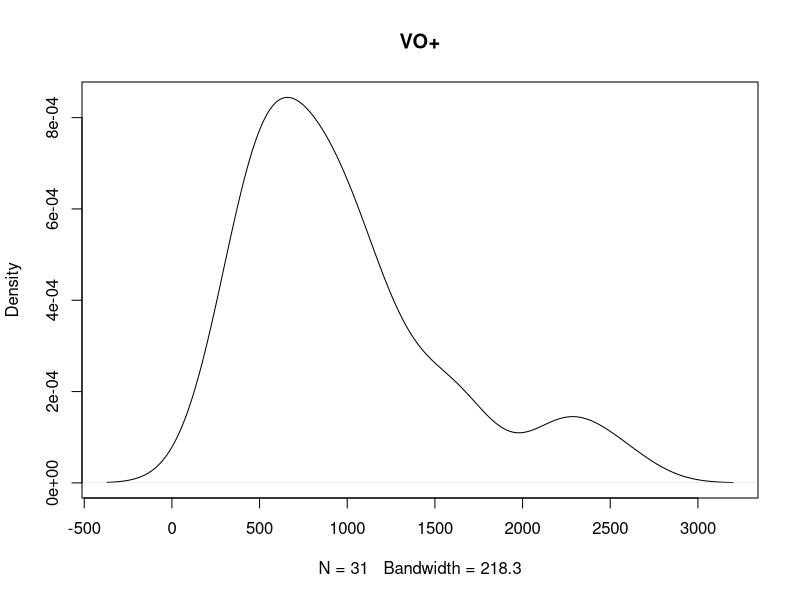
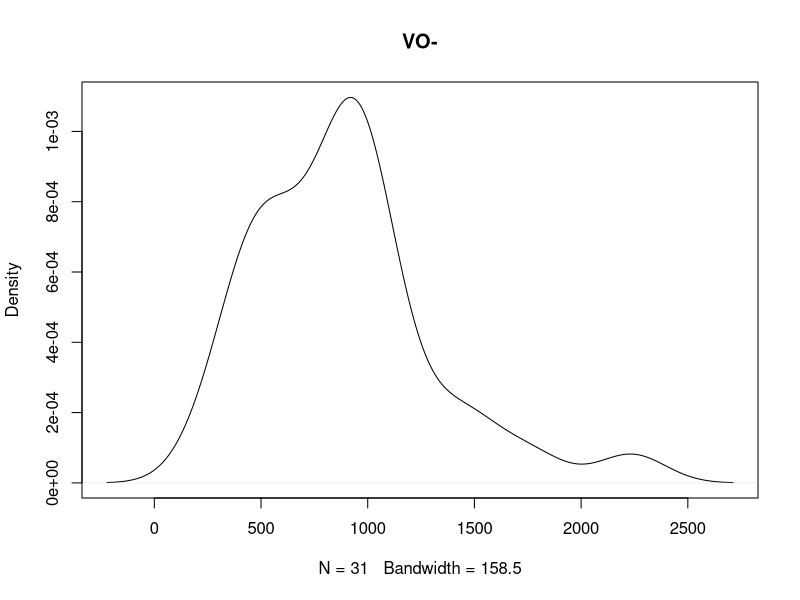
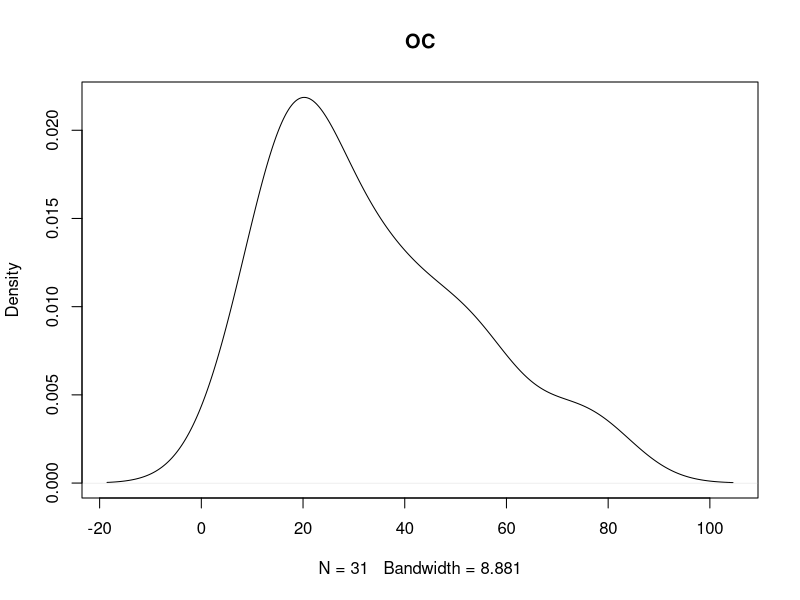
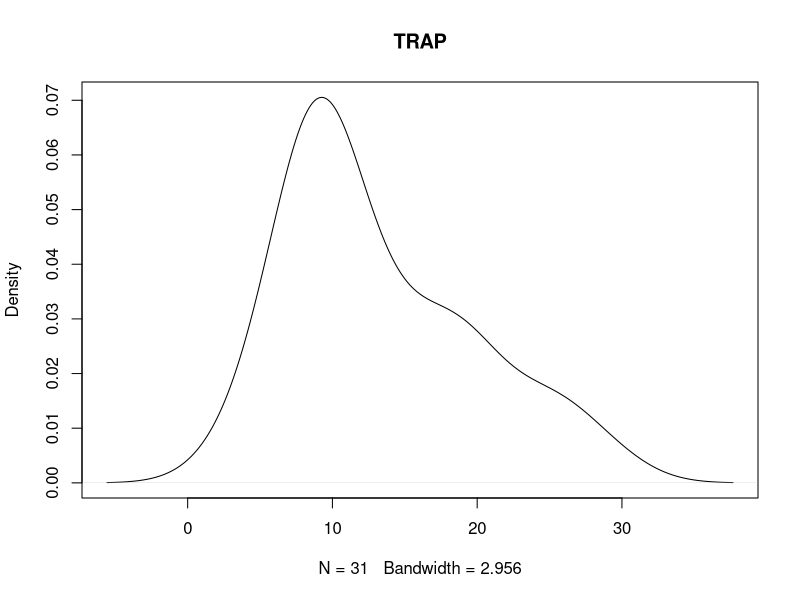
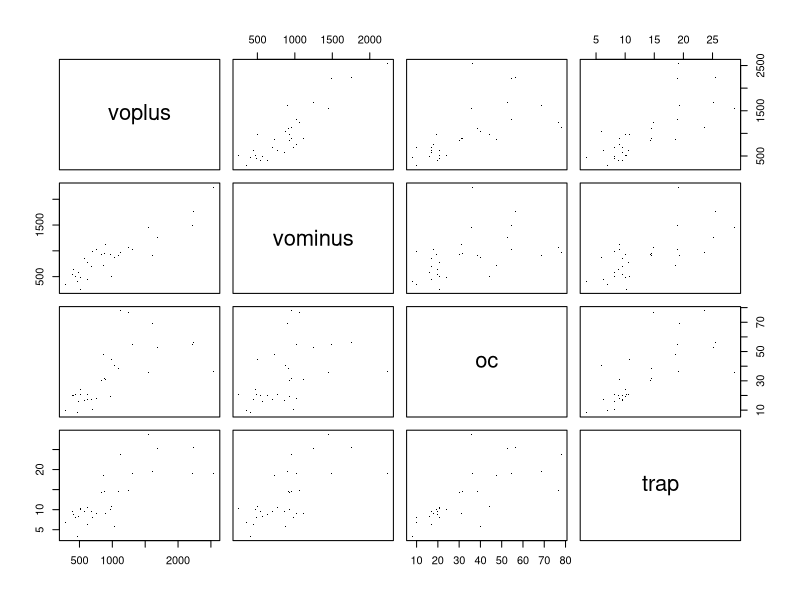
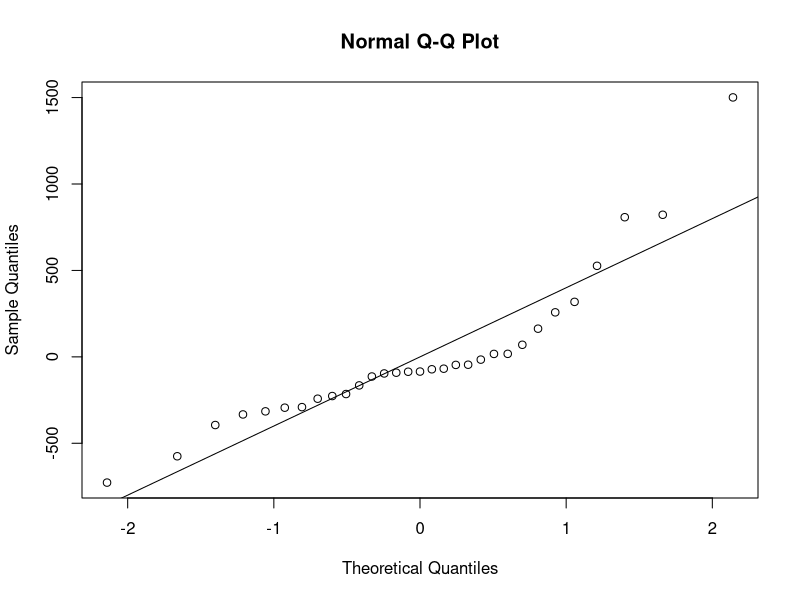

Recreate these plots in R, in order.
## ---- chunk 1
library(readxl)
biomark <- read_excel("Biomark.xls")
## ---- chunk 2
plot(density(biomark$voplus), main = "VO+")
plot(density(biomark$vominus), main = "VO-")
plot(density(biomark$oc), main = "OC")
plot(density(biomark$trap), main = "TRAP")
## ---- chunk 3
sd_vo_p = sd(biomark$voplus)
sd_vo_m = sd(biomark$vominus)
sd_oc = sd(biomark$oc)
sd_trap = sd(biomark$trap)
## ---- chunk 4
summary(biomark$voplus)
## ---- chunk 5
summary(biomark$vominus)
## ---- chunk 6
summary(biomark$oc)
## ---- chunk 7
summary(biomark$trap)
## ---- chunk 8
smallcs = subset(biomark, select = c("voplus", "vominus", "oc", "trap"))
with(biomark, cor(smallcs))
## ---- chunk 9
pairs(smallcs, pch = ".")
## ---- chunk 10
fm1 = lm(voplus ~ oc, data = biomark)
summary(fm1)

qqnorm(residuals.lm(fm1))
abline(0,400)
## ---- chunk 11
fm2 = lm(voplus ~ oc + trap, data = biomark)
summary(fm2)
## ---- chunk 12
fm3 = lm(voplus ~ oc + trap + vominus, data = biomark)
summary(fm3)
## ---- chunk 13
fm4 = lm(voplus ~ oc + vominus, data = biomark)
summary(fm4)
## ---- chunk 14
smallcs = subset(biomark, select = c("lvoplus", "lvominus", "loc", "ltrap"))
with(biomark, cor(smallcs))
## ---- chunk 15
fm5 = lm(lvoplus ~ loc + ltrap + lvominus, data = biomark)
summary(fm5)
